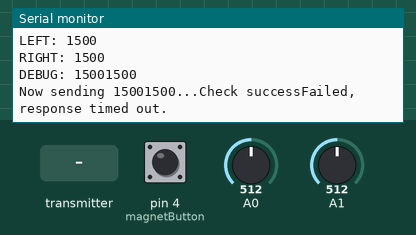
Recording of a sketch running on a simulated Arduino Uno, built with avr-gcc and run on an emulated ATmega328P. Parts: the last lines printed to the serial monitor. The test bench sets the inputs (shaded band); at power-on: A0 = 512, pin 4 (magnetButton) HIGH, A1 = 512. No radio packets arrive unless stated.

Above: at 6.2 s.
6.3 s: A0 set to 490
At 7.0 s:
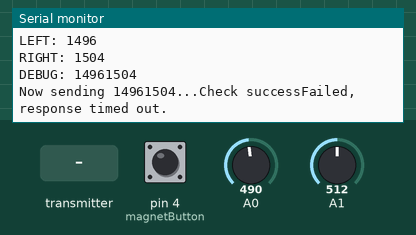
8.6 s: pin 4 (magnetButton) pulled LOW for 1 s
11.1 s: the transmitter starts sending time_taken = 0
At 11.66 s:
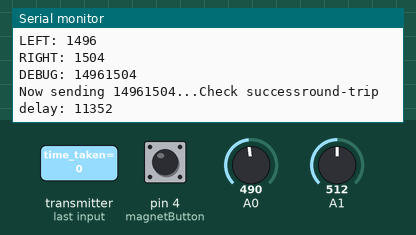
13.3 s: pin 4 (magnetButton) pulled LOW for 0.15 s
At 13.7 s:
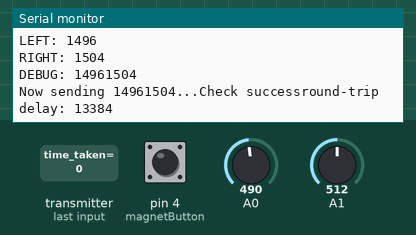
16.9 s: A0 set to 540
At 17.25 s:
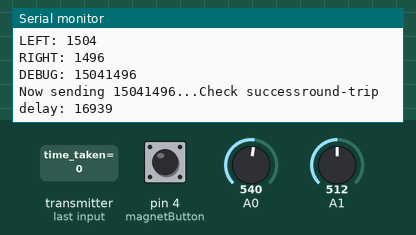
18.9 s: the transmitter starts sending time_taken = 256
At 19.28 s:
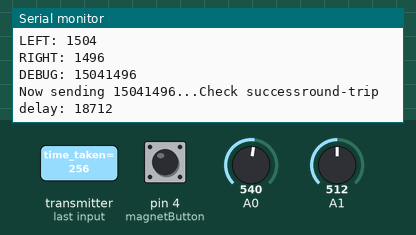
Timing chart, 0 to 21.4 s (numbered marks = the images above; inputs shaded):
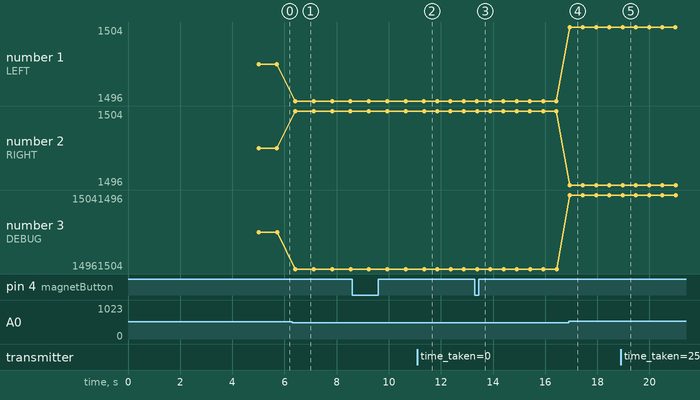

Measured:
- after the input at 6.3 s, the serial monitor: prints a new line after 0.11 s (image 1)
- after the input at 11.1 s, the serial monitor: prints a new line after 0.26 s (image 2)
- after the input at 13.3 s, the serial monitor: prints a new line after 0.08 s (image 3)
- after the input at 16.9 s, the serial monitor: prints a new line at once (image 4)
- after the input at 18.9 s, the serial monitor: prints a new line after 0.07 s (image 5)
- plotted number 1: 1500 → 1496 after the input at 6.3 s
- plotted number 2: 1500 → 1504 after the input at 6.3 s
- plotted number 3: 15001500 → 14961504 after the input at 6.3 s, 14961504 → 15041496 after the input at 16.9 s

The sketch:

Transmitter_V5.ino
```cpp
// Transmitter
#include <SPI.h>
#include "nRF24L01.h"
#include "RF24.h"
#include <stdio.h>
#include "printf.h"

// initialise variables:
int valueY;
int valueX;
int servoLeftPW;
int servoRightPW;
long LeftandRight;
int turning;
int joystick[3];
const int magnetButton = 4;
int buttonState = LOW;
int lastButtonState = LOW;
bool magnetState = false;

const int LEFT_BUTTON = 5;
const int RIGHT_BUTTON = 4;

// previous states:
int left_lastState = LOW;
int right_lastState = LOW;

// current states:
int left_currentState;
int right_currentState;

// nRF24L01 radio set up on SPI bus plus pins 7 and 8
RF24 radio(7,8);

// pipe addresses - allowing communication between 2 nodes
const uint64_t pipes[2] = { 0xF0F0F0F0E1LL, 0xF0F0F0F0D2LL };

// what role?
typedef enum { transmit = 1, recieve } Role;

// const char* role_friendly_name[] = { "invalid", "Ping out", "Pong back"};

// Tset the role of this sketch
Role role = transmit;


void setup(void)
{
  pinMode(magnetButton, INPUT_PULLUP);

  Serial.begin(57600);
  printf_begin();
  printf("ROLE: %s\n\r",role);


  radio.begin();
  radio.setAutoAck(false);
  // radio.setChannel(uint8_t channel)

  // optionally, increase the delay between retries & # of retries
  radio.setRetries(15,15);

  // optionally, reduce the payload size.  seems to
  // improve reliability
  //radio.setPayloadSize(8);

  if (role == transmit)
  {
    radio.openWritingPipe(pipes[0]);
    radio.openReadingPipe(1,pipes[1]);
  }
  else
  {
    radio.openWritingPipe(pipes[1]);
    radio.openReadingPipe(1,pipes[0]);
  }

  radio.startListening();

  // data to ensure radios are working:
  radio.printDetails();
  delay(5000); // for debugging
}


void loop(void)
{

//@@@@@@@@@@@@@@@@@@@@@@@@@@@@@@@@@@@@@@@@@@@@
  servoLeftPW = 1500;
  servoRightPW = 1500;
  turning = 0;

  buttonState = digitalRead(magnetButton);
  if (buttonState == LOW && lastButtonState == HIGH){
    magnetState = !magnetState;

    if (joystick[2]) {
      Serial.println("MAGNET ON");
    } else {
      Serial.println("MAGNET OFF");
    }
  }

  lastButtonState = buttonState;


  valueY = analogRead(A0); //UP AND DOWN, (VRY) - Yellow wire
  valueX = analogRead(A1); //LEFT and DOWN, (VRX) - Yellow wire
  //Orientation: GND bottom - SW Top
  //Deadband: 500-530
  // Serial.println(valueY);
  // Serial.println(valueX);


  //Maping JS to Servos
  //TODO: UP AND DOWN MAPING
  if (valueY >= 530)
  {
    Serial.println("Up");
    servoLeftPW = map(valueY, 530, 1023, 1500, 1700);
    servoRightPW = map(valueY, 530, 1023, 1500, 1300);
  }
  else if(valueY < 500)
  {
    Serial.println("Down");
    servoLeftPW = map(valueY, 500, 0, 1500, 1300);
    servoRightPW = map(valueY, 500, 0, 1500, 1700);
  }
  //TODO: LEFT AND RIGHT MAPING
  else if (valueX >= 530)
  {
    Serial.println("Left");
    turning = map(valueX, 530, 1023, 0, 200);
    servoRightPW -= turning;
  }
  else if(valueX < 500)
  {
    Serial.println("Right");
    turning = map(valueX, 500, 0, 0, 200);
    servoLeftPW += turning;
  }
  // @@@@@@@@@@@@@@@@@@@@@@@@@@@@@@@@@@@@@@@@@@@@@@@@@@@@@@

  // The following reads the state of each button
  // left_currentState = digitalRead(LEFT_BUTTON);
  // right_currentState = digitalRead(RIGHT_BUTTON);

  if (role == transmit)
  {
    radio.stopListening();


    LeftandRight = (long(servoLeftPW) * 10000) + long(servoRightPW);
    Serial.println("LEFT: "+ String(servoLeftPW));
    Serial.println("RIGHT: "+ String(servoRightPW));
    Serial.println("DEBUG: "+ String(LeftandRight));


    printf("Now sending %li...",LeftandRight);
    bool check = radio.write(&LeftandRight, sizeof(LeftandRight));  // True of False

    if (check)
    {
      printf("Check success");
    }
    else
    {
      printf("Failed. \n\r");
    }

    radio.startListening();

    // Wait here until we get a response, or timeout (250ms)
    unsigned long started_waiting_at = millis();
    bool timeout = false;
    while ( ! radio.available() && ! timeout )
      if (millis() - started_waiting_at > 200 )
        timeout = true;

    // Describe the results
    if ( timeout )
    {
      printf("Failed, response timed out.\n\r");
    }
    else
    {
      // Grab the response, compare, and send to debugging spew
      unsigned long time_taken;
      radio.read( &time_taken, sizeof(unsigned long) );

      // Spew it
      printf("round-trip delay: %lu\n\r",millis()-time_taken);

  }
  delay(500);
  }}
```

printf.h
```cpp
// (licence header left out)
/**
 * @file printf.h
 *
 * Setup necessary to direct stdout to the Arduino Serial library, which
 * enables 'printf'
 */

#ifndef __PRINTF_H__
#define __PRINTF_H__

#ifdef ARDUINO

int serial_putc( char c, FILE * )
{
  Serial.write( c );

  return c;
}

void printf_begin(void)
{
  fdevopen( &serial_putc, 0 );
}

#else
#error This example is only for use on Arduino.
#endif // ARDUINO

#endif // __PRINTF_H__
```
